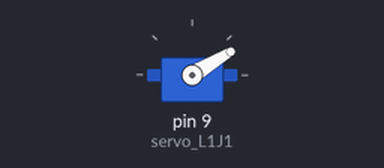
Bench run of a sketch on a simulated Arduino Uno, built with avr-gcc and run on an emulated ATmega328P. Shown: servo. EEPROM starts erased; what the sketch prints to the serial monitor is not drawn.

Above: at 1.15 s.
At 1.45 s:
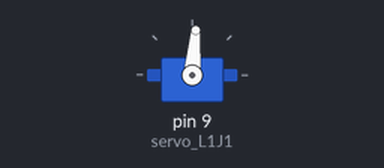
At 1.8 s:
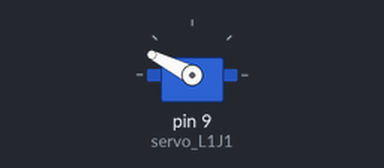
At 2.45 s:
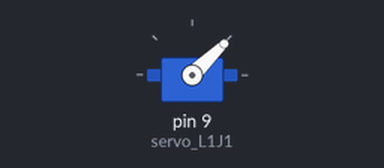
Timing chart, 0 to 4.3 s (numbered marks = the images above):
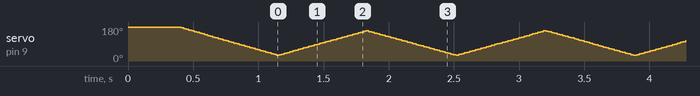

The sketch:

hexapod.ino
```cpp
/*
    Author: Camiel Kerkhofs
    Version: 0.1
    Date: Dec 2016

    Description: Initial program, testing arduino sensor shield with single servo
*/

#include <Servo.h>
#include <EEPROM.h>

//initiate servos
Servo servo_L1J1; // leg 1, joint 1

//servo position variables
int servo_L1J1_pos = 30;

//servo EEPROM adresses
byte servo_L1J1_adress = 0;


void setup() {

  //Serial
  Serial.begin(9600);
  Serial.println("Hexapod entered startup");

  //attach servos
  servo_L1J1.attach(9);

  //read last servo positions from non volatile EEPROM
  servo_L1J1_pos = EEPROM.read(servo_L1J1_adress);
  Serial.println(servo_L1J1_pos);

  //sweep back to start pos
  while (servo_L1J1_pos > 30) {
    servo_L1J1.write(servo_L1J1_pos);
    servo_L1J1_pos = servo_L1J1_pos - 1;
    delay(5);
  }
}

void loop() {


  for (servo_L1J1_pos = 30; servo_L1J1_pos <= 160; servo_L1J1_pos += 1) {
    servo_L1J1.write(servo_L1J1_pos);
    delay(5);

    save_positions();
  }

  for (servo_L1J1_pos = 160; servo_L1J1_pos >= 30; servo_L1J1_pos -= 1) {
    servo_L1J1.write(servo_L1J1_pos);
    delay(5);

    save_positions();
  }
}

void save_positions() {
  //save the current servo positions to the non volatile EEPROM, to prevent servo jerks at startup

  EEPROM.write(servo_L1J1_adress, servo_L1J1_pos);
  Serial.println(servo_L1J1_pos);

}
```
